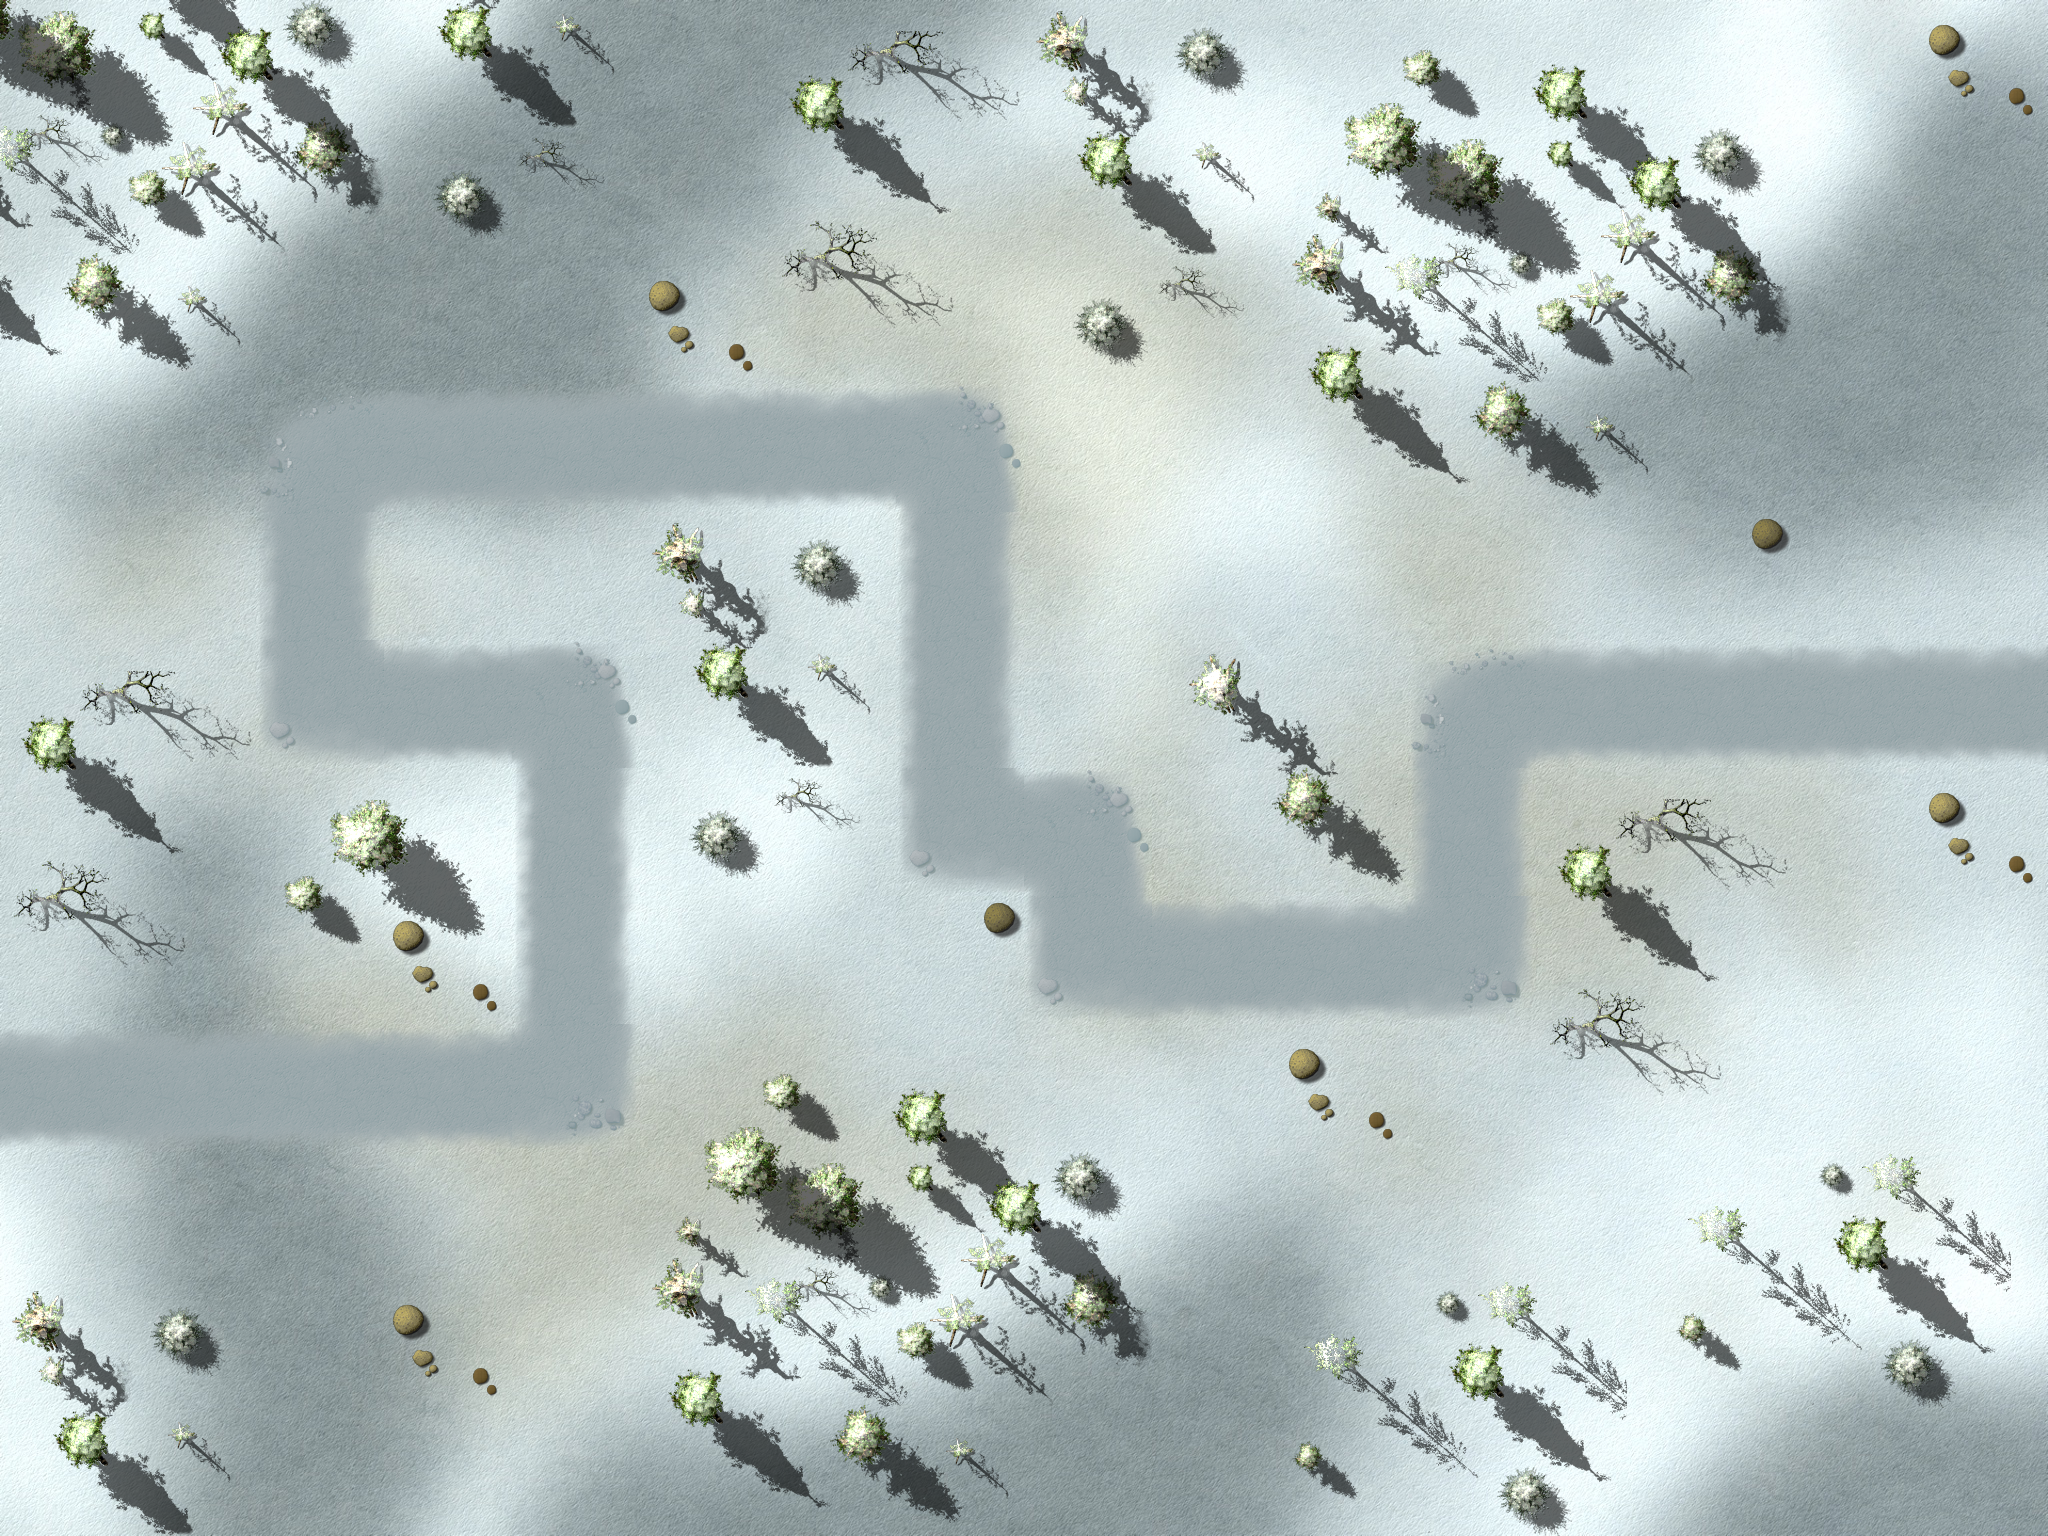

This game map was drawn from its Tiled (.tmx) file and the tilesets committed beside it. A one-line description and the trimmed map source follow:
An orthogonal 16x12 tile map with 128x128 px tiles, 4 tile layers (Ground, Objects1, Objects2, Path), 1 hidden layer not drawn, 3 tilesets and 33 objects.

<map version="1.0" orientation="orthogonal" width="16" height="12" tilewidth="128" tileheight="128">
 <properties>
<property name="wave01" value="4,2,4,2,4,2,1,2,1,4,10,10,10,3,10,10,10,4,4,4,2,4,10,10,10,1,1,10,1,10,10,1" />
<property name="wave02" value="2,1,1,1,1,1,1,1,4,4,4,2,2,2,2,3,1,1,1,2,2,4,4,4,2" />
<property name="wave03" value="1,1,1,2,4,2,4,1,1,1,1,1,1,4,2,1,1,1,3,3,2,2,2,4,4,1,2,1,2,1,3" />
<property name="wave04" value="10,10,10,10,10,10,10,10,1,1,1,2,2,4,4,4,10,10,10,10,4,10,2,1,1,10,10,10,10,4,4,2,10,1,1,1,1" />
<property name="wave05" value="10,10,10,5,10,5,5,4,10,10,4,10,10,10,5,5,5,4,5,4,5,2" />
<property name="wave06" value="4,4,7,7,5,6,5,5,4,5,5,7,7,5,5,4,4,5,5,5,7,5,5,5,5,5,5,5,4,4,4,7,7,2" />
<property name="wave07" value="1,5,5,5,7,5,5,5,7,4,5,4,5,5,5,5,7,5,5,5,7,4,4,6,9,9,9,5,8,7,3,3,4,4,4,4,4," />
<property name="wave08" value="1,5,5,5,5,7,5,5,5,5,5,5,5,4,4,4,7,7,7,5,5,5,6,5,5,5,5,5,5,7,7,5,5,5,5,6,1" />
<property name="wave09" value="10,10,8,10,10,7,10,10,7,10,10,10,10,7,8,10,10,10,10,10,6" />
<property name="wave10" value="1,7,5,5,5,7,10,10,10,7,10,10,5,5,7,7,5,5,10,10,10,10,10,7,7,5,102" />
<property name="wave11" value="5,5,5,5,5,5,10,10,10,10,10,5,10,10,10,3,5,5,5,10,10,10,10,5,5,5,5,5,10,10,10,10,5,7,1" />
<property name="wave12" value="3,10,10,10,5,5,5,5,5,5,5,5,11,10,10,11,5,5,5,5,5,5,5,10,10,10,3" />
<property name="wave13" value="5,5,5,5,5,5,7,7,7,4,4,4,5,5,5,5,5,7,5,7,3,5,5,5,5,7,7,6,4,4,4,3,5,5,5,7,5,5,5,6" />
<property name="wave14" value="1,4,4,5,5,3,5,5,5,5,4,5,4,5,4,4,5,4,5,7,5,5,5,5,5,5,5,5,7,7,7,7,7,4,4,5,4,5,5,3" />
<property name="wave15" value="2,3,4,5,5,5,5,7,7,4,6,5,5,7,5,5,4,7,4,5,5,5,5,5,3,6,9,9,9,5,8,7,3,3,4,4,4,6,4," />
<property name="wave16" value="10,10,10,10,10,10,10,10,8,3,7,4,5,4,5,6,5,7,4,5,4,8,5,5,5,7,8,10,10,10,10,10,10,10,6,10,10,10,10,10,5,5,5,5,10,10,10,9,10,10" />
<property name="wave17" value="10,10,10,5,10,10,10,5,10,10,10,10,10,5,10,10,10,10,10,8,5,10,10,5,10,10,10,10,5,10,10,10,10,7,10,10,7,10,10,2" />
<property name="wave18" value="4,5,4,4,7,5,5,5,5,5,5,3,3,5,4,5,5,5,5,5,5,7,5,4,4,5,5" />
<property name="wave19" value="6,5,5,5,5,3,3,5,5,5,5,8,5,5,5,5,5,5,5,4,7,7,8,7,5,5,5,5,5,5,6,5,5,5,5,4,4,5,5,5,5,5,5,5,5,5,2" />
<property name="wave20" value="7,7,3,7,7,8,3,7,4,5,4,5,5,102,5,7,4,5,4,8,5,5,5,7,8,5,7,6,5,5,5,101,5,5,103" />
<property name="wave21" value="5,5,6,6,5,5,5,5,5,5,7,7,7,7,6,9,9,9,5,8,7,3,3,4,4,4,4,4," />
<property name="wave22" value="7,7,7,7,7,6,7,7,7,7,7,7,8,5,5,6,3,3,9,9,9,6,5,8,6,8,5,11,11,11,3,3,11,11,11,11,11" />
<property name="wave23" value="6,6,10,10,10,10,10,10,10,10,10,10,10,8,8,10,10,7,5,5,7,10,10,10,3" />
<property name="wave24" value="11,11,11,11,11,5,5,5,5,5,11,11,6,5,5,3,8,5,5,6,3,3,6,5,8,6,8,5" />
<property name="wave25" value="9,5,5,5,9,5,5,5,5,9,5,5,9,5,5,6,9,6,6,7,7,5,5,5,5,5,4,5,5" />
<property name="wave26" value="10,10,10,10,5,10,5,10,5,8,3,7,4,5,4,5,5,5,7,4,5,4,8,5,5,5,7,8,10,10,10,5,5,5,10" />
<property name="wave27" value="1,5,5,5,6,7,6,4,4,5,5,5,5,5,5,5,6,5,5,8,5,5,5,5,5,10,10,10,10,1" />
<property name="wave28" value="3,5,10,10,10,10,10,10,10,10,10,10,10,5,5,5,5,4,4,7,3,10,10,10,10,10,10,5,5,5,5,5,5,5" />
<property name="wave29" value="8,5,5,6,3,3,6,5,8,6,8,5,3,10,10,10,5,5,5,5,5,5,5,10,10,10,10,3,10,5,5,5,5,2" />
<property name="wave30" value="103,9,5,5,5,9,5,5,5,5,9,5,5,9,5,5,5,9,6,6,7,7,5,5,5,5,5,4,5,102" />
 </properties>
 <tileset firstgid="1" name="ground" tilewidth="128" tileheight="128">
  <image source="tilesWorld1.png" width="2048" height="2048" />
 </tileset>
 <tileset firstgid="257" name="path" tilewidth="128" tileheight="128">
  <image source="path03.png" width="512" height="512" />
 </tileset>
 <tileset firstgid="273" name="ground" tilewidth="2048" tileheight="1536">
  <image source="ground3.jpg" width="2048" height="1536" />
 </tileset>
 <layer name="Ground" width="16" height="12">
  <data>[192 cells, 1 non-empty, 1 distinct tile ids]</data>
 </layer>
 <layer name="Objects1" width="16" height="12">
  <data>[192 cells, 94 non-empty, 40 distinct tile ids]</data>
 </layer>
 <layer name="Objects2" width="16" height="12">
  <data>[192 cells, 8 non-empty, 2 distinct tile ids]</data>
 </layer>
 <objectgroup name="Objects3" width="16" height="12">
  <object gid="135" x="402" y="878" />
  <object gid="135" x="634" y="804" />
  <object gid="135" x="1278" y="936" />
  <object gid="135" x="1546" y="1038" />
  <object gid="116" x="1510" y="862" />
  <object gid="116" x="1150" y="620" />
  <object gid="116" x="1804" y="388" />
  <object gid="116" x="236" y="878" />
  <object gid="116" x="154" y="748" />
  <object gid="116" x="92" y="792" />
  <object gid="116" x="112" y="716" />
 </objectgroup>
 <layer name="Path" width="16" height="12">
  <data>[192 cells, 31 non-empty, 6 distinct tile ids]</data>
 </layer>
 <objectgroup name="Locked" width="16" height="12">
  <object x="2432" y="256" />
  <object x="0" y="0" width="2048" height="256" />
  <object x="0" y="1280" width="2048" height="256" />
  <object x="0" y="256" width="128" height="1024" />
  <object x="1920" y="256" width="128" height="1024" />
  <object x="256" y="768" width="256" height="128" />
  <object x="1792" y="1152" width="128" height="128" />
  <object x="128" y="640" width="128" height="128" />
  <object x="640" y="512" width="128" height="384" />
  <object x="768" y="512" width="128" height="256" />
  <object x="1152" y="640" width="128" height="128" />
  <object x="1280" y="768" width="128" height="128" />
  <object x="1536" y="768" width="128" height="128" />
  <object x="1536" y="896" width="128" height="128" />
  <object x="1024" y="256" width="128" height="128" />
  <object x="128" y="256" width="128" height="128" />
  <object x="1280" y="256" width="512" height="128" />
  <object x="1408" y="384" width="256" height="128" />
  <object x="640" y="1152" width="512" height="128" />
  <object x="768" y="1024" width="128" height="128" />
  <object x="896" y="1024" width="128" height="128" />
 </objectgroup>
 <objectgroup name="Waypoints" width="16" height="12">
  <object x="0" y="512">
   <polyline points="-160,575 575,575 575,180 316,183 318,-65 958,-62 967,318 1090,317 1095,447 1473,448 1470,193 2163,188" />
  </object>
 </objectgroup>
 <layer name="blendAdd" width="16" height="12" visible="0">
  <data>[192 cells, 0 non-empty, 0 distinct tile ids]</data>
 </layer>
</map>
